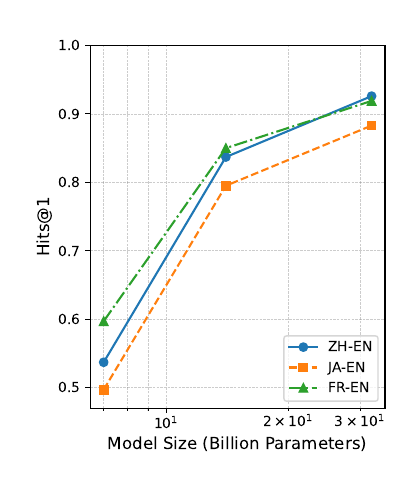

This figure's Python source:
import matplotlib.pyplot as plt

# 模型规模
model_sizes = [7, 14, 32]  # 单位为Billion

# 不同数据集在不同模型规模上的Hits@1指标
hits_at_one_zh_hard = [0.537, 0.837, 0.926]
hits_at_one_ja_hard = [0.497,0.795,0.883]
hits_at_one_fr_hard = [0.597,0.85,0.919]

# 创建图形和坐标轴
fig, ax = plt.subplots(figsize=(4, 5))

# 绘制三条折线
ax.plot(model_sizes, hits_at_one_zh_hard, marker='o', linestyle='-', label='ZH-EN')
ax.plot(model_sizes, hits_at_one_ja_hard, marker='s', linestyle='--', label='JA-EN')
ax.plot(model_sizes, hits_at_one_fr_hard, marker='^', linestyle='-.', label='FR-EN')

# 设置图例
ax.legend(loc='lower right')
ax.grid(True, which='both', linestyle='--', linewidth=0.5, color='gray', alpha=0.4)

# 设置横坐标和纵坐标的标签
ax.set_xlabel('Model Size (Billion Parameters)', fontsize=12)
ax.set_ylabel('Hits@1', fontsize=12)

# # 自动调整横纵坐标轴的范围
ax.set_xscale('log')  # 设置横坐标为对数尺度以反映参数规模的变化
# ax.spines['top'].set_visible(False)
# ax.spines['right'].set_visible(False)
# ax.autoscale()
ax.set_ylim(0.47, 1.0)
#save
handles, labels = ax.get_legend_handles_labels()
# fig.legend(handles, labels, loc='best', bbox_to_anchor=(0.51, 1.0), ncol=1, fontsize='large')

plt.tight_layout(rect=[0.05, 0.05, 1, 0.95])  # 调整布局留出空间
plt.savefig('chap04_hard_scaling.pdf', format='pdf')